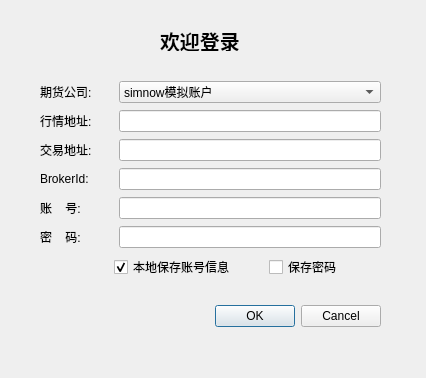
<?xml version="1.0" encoding="UTF-8"?>
<ui version="4.0">
 <class>Login</class>
 <widget class="QDialog" name="Login">
  <property name="geometry">
   <rect>
    <x>0</x>
    <y>0</y>
    <width>426</width>
    <height>378</height>
   </rect>
  </property>
  <property name="windowTitle">
   <string>单账户登录界面</string>
  </property>
  <widget class="QDialogButtonBox" name="buttonBox">
   <property name="geometry">
    <rect>
     <x>40</x>
     <y>300</y>
     <width>341</width>
     <height>32</height>
    </rect>
   </property>
   <property name="orientation">
    <enum>Qt::Horizontal</enum>
   </property>
   <property name="standardButtons">
    <set>QDialogButtonBox::Cancel|QDialogButtonBox::Ok</set>
   </property>
  </widget>
  <widget class="QLabel" name="label">
   <property name="geometry">
    <rect>
     <x>160</x>
     <y>30</y>
     <width>111</width>
     <height>21</height>
    </rect>
   </property>
   <property name="font">
    <font>
     <family>楷体</family>
     <pointsize>15</pointsize>
     <weight>75</weight>
     <bold>true</bold>
    </font>
   </property>
   <property name="text">
    <string>欢迎登录</string>
   </property>
  </widget>
  <widget class="QWidget" name="layoutWidget">
   <property name="geometry">
    <rect>
     <x>40</x>
     <y>80</y>
     <width>341</width>
     <height>201</height>
    </rect>
   </property>
   <layout class="QVBoxLayout" name="verticalLayout">
    <item>
     <layout class="QHBoxLayout" name="horizontalLayout_7" stretch="5,18">
      <item>
       <widget class="QLabel" name="label_7">
        <property name="text">
         <string>期货公司:</string>
        </property>
       </widget>
      </item>
      <item>
       <widget class="QComboBox" name="comboBox">
        <item>
         <property name="text">
          <string>simnow模拟账户</string>
         </property>
        </item>
        <item>
         <property name="text">
          <string>海通期货</string>
         </property>
        </item>
       </widget>
      </item>
     </layout>
    </item>
    <item>
     <layout class="QHBoxLayout" name="horizontalLayout" stretch="5,18">
      <item>
       <widget class="QLabel" name="label_2">
        <property name="text">
         <string>行情地址:</string>
        </property>
       </widget>
      </item>
      <item>
       <widget class="QLineEdit" name="Md_Edit"/>
      </item>
     </layout>
    </item>
    <item>
     <layout class="QHBoxLayout" name="horizontalLayout_2" stretch="5,18">
      <item>
       <widget class="QLabel" name="label_3">
        <property name="text">
         <string>交易地址:</string>
        </property>
       </widget>
      </item>
      <item>
       <widget class="QLineEdit" name="Td_Edit"/>
      </item>
     </layout>
    </item>
    <item>
     <layout class="QHBoxLayout" name="horizontalLayout_3" stretch="5,18">
      <item>
       <widget class="QLabel" name="label_4">
        <property name="text">
         <string>BrokerId:</string>
        </property>
       </widget>
      </item>
      <item>
       <widget class="QLineEdit" name="Broker_Edit"/>
      </item>
     </layout>
    </item>
    <item>
     <layout class="QHBoxLayout" name="horizontalLayout_4" stretch="5,18">
      <item>
       <widget class="QLabel" name="label_5">
        <property name="text">
         <string>账    号:</string>
        </property>
       </widget>
      </item>
      <item>
       <widget class="QLineEdit" name="Account_Edit"/>
      </item>
     </layout>
    </item>
    <item>
     <layout class="QHBoxLayout" name="horizontalLayout_5" stretch="5,18">
      <item>
       <widget class="QLabel" name="label_6">
        <property name="text">
         <string>密    码:</string>
        </property>
       </widget>
      </item>
      <item>
       <widget class="QLineEdit" name="Password_Edit"/>
      </item>
     </layout>
    </item>
    <item>
     <layout class="QHBoxLayout" name="horizontalLayout_6" stretch="2,4,3">
      <item>
       <spacer name="horizontalSpacer">
        <property name="orientation">
         <enum>Qt::Horizontal</enum>
        </property>
        <property name="sizeHint" stdset="0">
         <size>
          <width>40</width>
          <height>20</height>
         </size>
        </property>
       </spacer>
      </item>
      <item>
       <widget class="QCheckBox" name="SaveAccount">
        <property name="text">
         <string>本地保存账号信息</string>
        </property>
        <property name="checked">
         <bool>true</bool>
        </property>
       </widget>
      </item>
      <item>
       <widget class="QCheckBox" name="SavePassword">
        <property name="text">
         <string>保存密码</string>
        </property>
       </widget>
      </item>
     </layout>
    </item>
   </layout>
  </widget>
 </widget>
 <resources/>
 <connections>
  <connection>
   <sender>buttonBox</sender>
   <signal>accepted()</signal>
   <receiver>Login</receiver>
   <slot>accept()</slot>
   <hints>
    <hint type="sourcelabel">
     <x>248</x>
     <y>254</y>
    </hint>
    <hint type="destinationlabel">
     <x>157</x>
     <y>274</y>
    </hint>
   </hints>
  </connection>
  <connection>
   <sender>buttonBox</sender>
   <signal>rejected()</signal>
   <receiver>Login</receiver>
   <slot>reject()</slot>
   <hints>
    <hint type="sourcelabel">
     <x>316</x>
     <y>260</y>
    </hint>
    <hint type="destinationlabel">
     <x>286</x>
     <y>274</y>
    </hint>
   </hints>
  </connection>
 </connections>
</ui>
